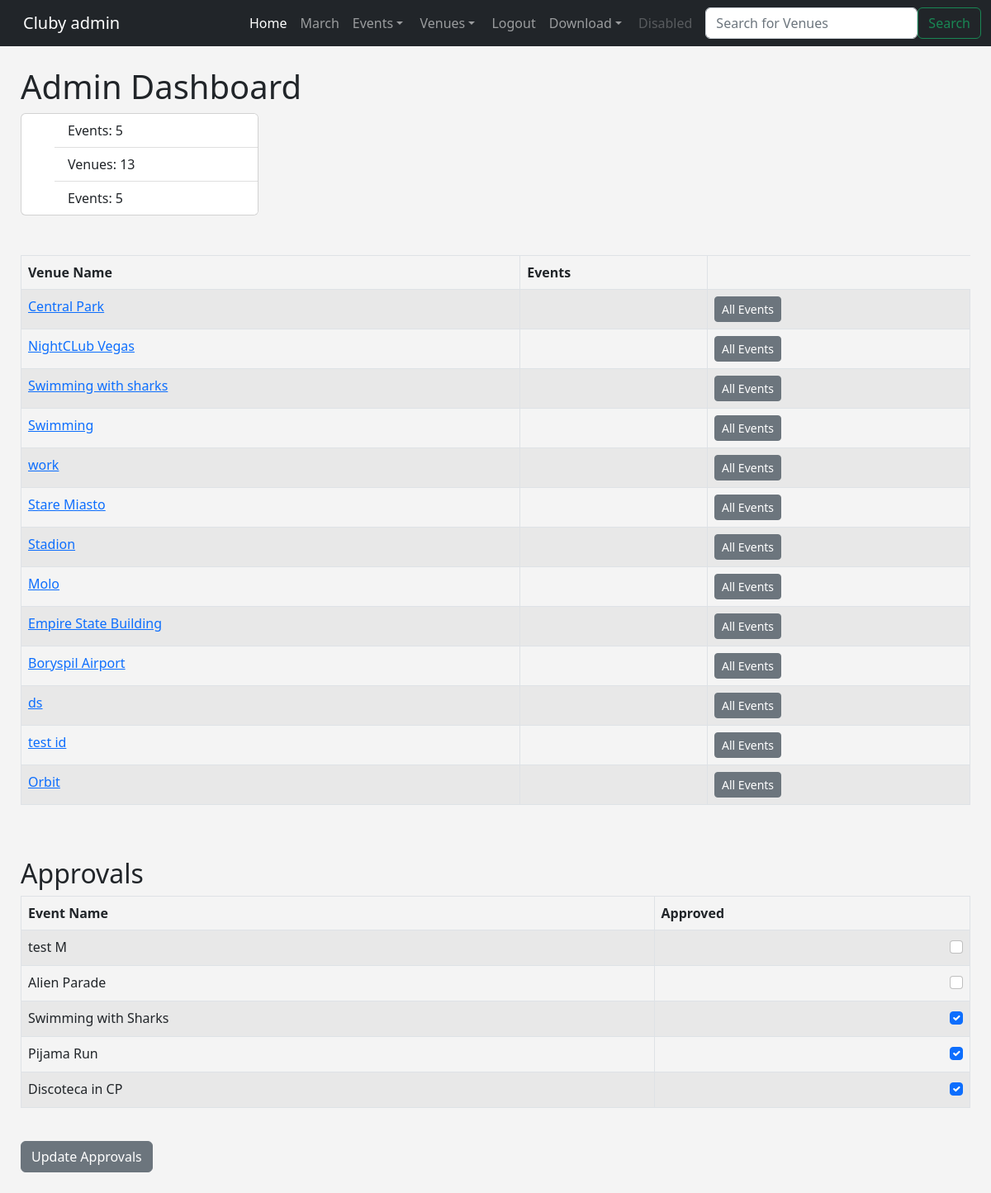
Screenshot of /admin_approval (signed in) with the database file from the repository.
### events/models.py (models this page shows, shortened)
class Venue(models.Model):
    name = models.CharField('Venue Name', max_length = 120)
    address = models.CharField(max_length = 300)
    zip_code = models.CharField('Zip Code', max_length = 15)
    phone = models.CharField('Contact Phone', max_length = 25, blank=True)
    web = models.URLField('Website Address', blank=True)
    email_address = models.EmailField('Email Address', blank=True)
    owner = models.IntegerField("Venue Owner", blank=False, default=1)
    venue_image = models.ImageField(null=True, blank=True, upload_to='images/')
    def __str__(self):
        return self.name

class Event(models.Model):
    name = models.CharField('Event Name', max_length=120)
    event_date = models.DateTimeField('Event Date')
    venue = models.ForeignKey(Venue, blank=True, null=True, on_delete=models.CASCADE)
    manager = models.ForeignKey(User, blank=True, null=True, on_delete=models.SET_NULL)
    description = models.TextField(blank=True)
    attendees = models.ManyToManyField(User, related_name='attendees', blank=True)
    approved = models.BooleanField('Approved', default=False)
    def __str__(self):
        return self.name

### events/views.py (the view)
# urls.py: path('admin_approval', views.admin_approval, name='admin-approval'),
def admin_approval(request):
    venue_list = Venue.objects.all()
    event_count = Event.objects.all().count()
    venue_count = Venue.objects.all().count()
    user_count = User.objects.all().count()
    event_list = Event.objects.all().order_by('-event_date')
    if request.user.is_superuser:
        if request.method == 'POST':
            id_list = request.POST.getlist('boxes')
            event_list.update(approved=False)
            for x in id_list:
                Event.objects.filter(pk=int(x)).update(approved=True)
            messages.success(request, 'Approvals updated')
            return redirect('list-events')
        else:
            return render(request, 'events/admin_approval.html',
                {'event_list':event_list,
                'event_count':event_count,
                'venue_count':venue_count,
                'user_count':user_count,
                'venue_list':venue_list,
                })
    else:
        messages.success(request, 'You are not authorized to use this page')
        return redirect('home')

### events/templates/events/admin_approval.html (shortened to what this page needs)
{% extends 'events/base.html' %}
{% block content %}
    <h1>Admin Dashboard</h1>
    <div class="card" style="width: 18rem;">
        <ul class="list-group list-group-flush">
          <li class="list-group-item">Events: {{ event_count }}</li>
          <li class="list-group-item">Venues: {{ venue_count }}</li>
          <li class="list-group-item">Events: {{ event_count }}</li>
        </ul>
      </div>
     <br><br>
     <table class="table table-striped table-hover table-bordered">
        <thead>
        <tr>
            <th scope="col">Venue Name</th>
            <th scope="col">Events</th>
        </tr>
        </thead>
        <tbody>
            {% for venue in venue_list %}
                <tr>
                    <td><a href="{% url 'show-venue' venue.id %}">{{ venue }}</a></td>
                    <td>
                        <td><a href="{% url 'venue-events' venue.id %}" class="btn btn-sm btn-secondary"> All Events</a></td>
                    </td>
                </tr>
            {% endfor %}
        </tbody>
    </table>
    <br><br>
    <h2>Approvals</h2>
    <form action="" method=POST>
        <table class="table table-striped table-hover table-bordered">
            <thead>
            <tr>
                <th scope="col">Event Name</th>
                <th scope="col">Approved</th>
            </tr>
            </thead>
            <tbody>
                {% for event in event_list %}
                    <tr>
                        <td>{{ event }}</td>
                        <td>
                            {% if event.approved %}
                                <div class="form-check">
                                    <input class="form-check-input" type="checkbox" checked="checked" value={{ event.id }} name="boxes">
                                </div>
                            {% else %}
                            <div class="form-check">
                                <input class="form-check-input" type="checkbox" value={{ event.id }} name="boxes">
                            </div>
                            {% endif %}
                        </td>
                    </tr>
                {% endfor %}
            </tbody>
        </table>
        <br>
        <button class="btn btn-secondary" type="submit">Update Approvals</button>
    </form>
{% endblock %}

### events/templates/events/navbar.html (shortened to what this page needs)
<nav class="navbar navbar-expand-lg navbar-dark bg-dark" dir="ltr">
    <div class="container-fluid">
      <a class="navbar-brand" href="{% url 'home' %}">Cluby {% if user.is_authenticated %} {{ user }} {% endif %}</a>
      <div class="collapse navbar-collapse" id="navbarSupportedContent">
        <ul class="navbar-nav me-auto mb-2 mb-lg-0">
          <li class="nav-item">
            <a class="nav-link active" aria-current="page" href="{% url 'home' %}">Home</a>
          </li>
          <li class="nav-item">
            <a class="nav-link" href="{% url 'home' '2022' 'march' %}">March</a>
          </li>
          <li class="nav-item dropdown">
            <a class="nav-link dropdown-toggle" href="#" role="button" data-bs-toggle="dropdown" aria-expanded="false">
              Events
            </a>
              </li>
            </ul>
          <li class="nav-item dropdown">
            <a class="nav-link dropdown-toggle" href="#" role="button" data-bs-toggle="dropdown" aria-expanded="false">
              Venues
            </a>
              </li>
          {% if user.is_authenticated %}
            <li class="nav-item">
              <a class="nav-link" href="{% url 'logout' %}">Logout</a>
            </li>
          {% endif %}
          <li class="nav-item dropdown">
            <a class="nav-link dropdown-toggle" href="#" role="button" data-bs-toggle="dropdown" aria-expanded="false">
              Download
            </a>
              </li>
          <li class="nav-item">
            <a class="nav-link disabled">Disabled</a>
          </li>
        <form class="d-flex" role="search" method=POST action='{% url "search-venues" %}'>
          <input class="form-control me-2" type="search" placeholder="Search for Venues" aria-label="Search" name="searched">
          <button class="btn btn-outline-success" type="submit">Search</button>
        </form>
      </div>
    </div>
  </nav>

### events/templates/events/base.html (style rules this page uses)
body { background: #f4f4f4; }

### rows the page displays
Venue: name "Central Park"
Venue: name "NightCLub Vegas"
Venue: name "Swimming with sharks"
Venue: name "Swimming"
Venue: name "work"
Venue: name "Stare Miasto"
Venue: name "Stadion"
Venue: name "Molo"
Venue: name "Empire State Building"
Venue: name "Boryspil Airport"
Venue: name "ds"
Venue: name "test id"
Venue: name "Orbit"
Event: name "test M"
Event: name "Alien Parade"
Event: name "Swimming with Sharks"
Event: name "Pijama Run"
Event: name "Discoteca in CP"

### other values shown
{{ user }} "admin"
{{ event_count }} "5"
{{ venue_count }} "13"
